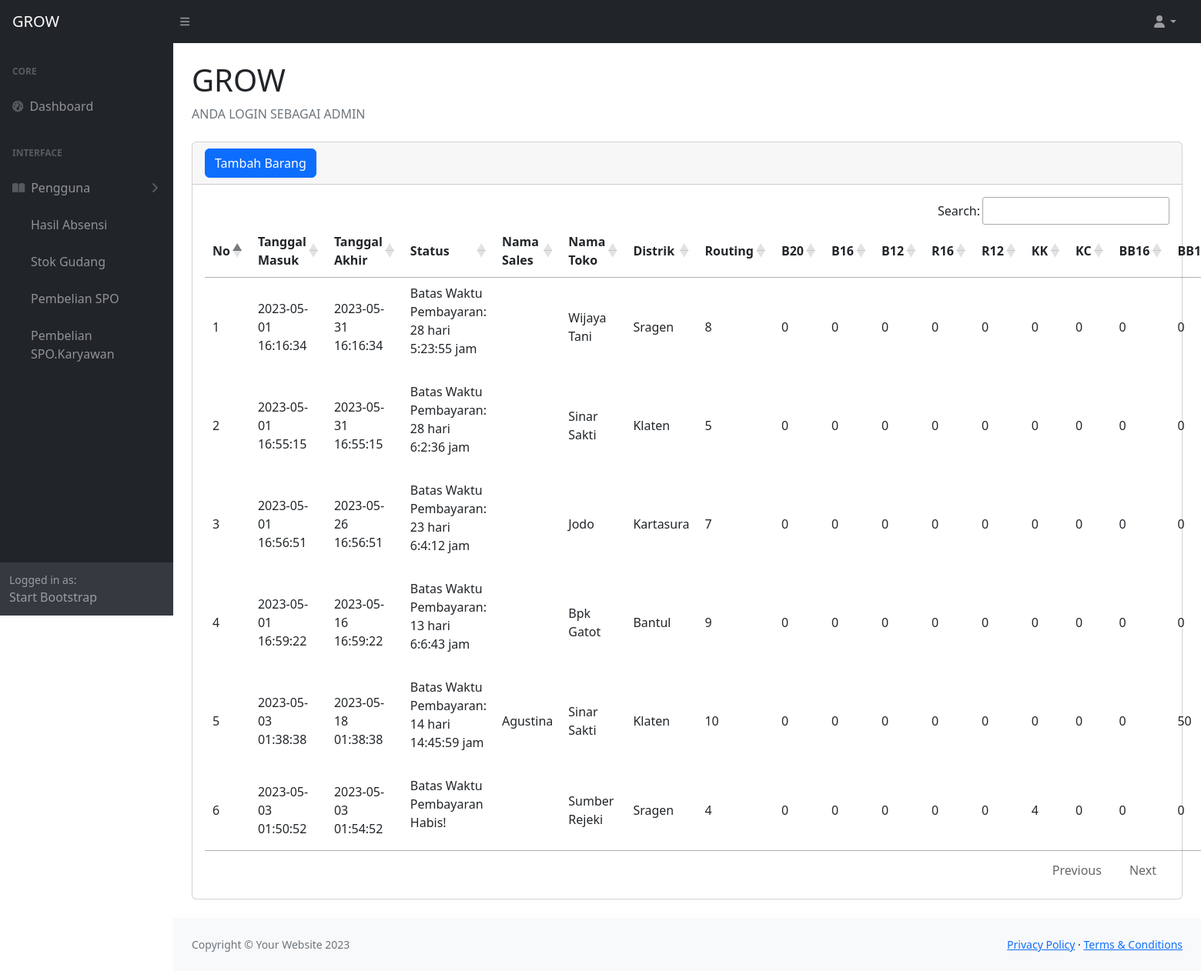
Page /pembelianspo.php (signed in) on the committed database.
### tables this page shows
CREATE TABLE `masuk_spo` (
  `kd_masuk_spo` int(11) NOT NULL,
  `nama_karyawan` varchar(50) NOT NULL,
  `kd_jual` int(11) NOT NULL,
  `kd_toko` int(11) NOT NULL,
  `kd_distrik` varchar(10) NOT NULL,
  `routing` varchar(5) NOT NULL,
  `tanggal_masuk` datetime NOT NULL DEFAULT current_timestamp(),
  `tanggal_keluar` datetime NOT NULL DEFAULT current_timestamp(),
  `keterangan` varchar(255) NOT NULL,
  `gambar_toko` varchar(255) NOT NULL,
  `latitude` varchar(50) NOT NULL,
  `longitude` varchar(50) NOT NULL
);

CREATE TABLE `toko` (
  `kd_toko` int(11) NOT NULL,
  `nama_toko` varchar(100) NOT NULL,
  `kd_distrik` varchar(10) NOT NULL
);

CREATE TABLE `distrik` (
  `kd_distrik` varchar(10) NOT NULL,
  `nama_distrik` varchar(50) NOT NULL
);

CREATE TABLE `produk` (
  `B12` int(11) NOT NULL,
  `B16` int(11) NOT NULL,
  `B20` int(11) NOT NULL,
  `BB12` int(11) NOT NULL,
  `BB16` int(11) NOT NULL,
  `BICE16` int(11) NOT NULL,
  `KC` int(11) NOT NULL,
  `KK` int(11) NOT NULL,
  `R12` int(11) NOT NULL,
  `R16` int(11) NOT NULL,
  `kd_jual` int(11) NOT NULL,
  `kd_stok` int(11) NOT NULL
);

### pembelianspo.php (the view, shortened to what this page needs)
<?php
require 'function.php';
?>
<!DOCTYPE html>
<html lang="en">
    <head>
        <link href="https://cdn.jsdelivr.net/npm/simple-datatables@7.1.2/dist/style.min.css" rel="stylesheet" />
        <link href="css/styles.css" rel="stylesheet" />
        <link rel="stylesheet" href="https://cdn.datatables.net/1.13.4/css/jquery.dataTables.min.css">
        <link rel="stylesheet" href="https://cdn.datatables.net/buttons/2.3.6/css/buttons.dataTables.min.css">
    </head>
    <body class="sb-nav-fixed">
        <nav class="sb-topnav navbar navbar-expand navbar-dark bg-dark">
            <a class="navbar-brand ps-3" href="index.php">GROW</a>
            <button class="btn btn-link btn-sm order-1 order-lg-0 me-4 me-lg-0" id="sidebarToggle" href="#!"><i class="fas fa-bars"></i></button>
            <ul class="navbar-nav ms-auto ms-md-0 me-3 me-lg-4">
                <li class="nav-item dropdown">
                    <a class="nav-link dropdown-toggle" id="navbarDropdown" href="#" role="button" data-bs-toggle="dropdown" aria-expanded="false"><i class="fas fa-user fa-fw"></i></a>
                </li>
            </ul>
        </nav>
        <div id="layoutSidenav">
            <div id="layoutSidenav_nav">
                <nav class="sb-sidenav accordion sb-sidenav-dark" id="sidenavAccordion">
                    <div class="sb-sidenav-menu">
                        <div class="nav">
                            <div class="sb-sidenav-menu-heading">Core</div>
                                <a class="nav-link" href="index.php">
                                <div class="sb-nav-link-icon"><i class="fas fa-tachometer-alt"></i></div>
                                Dashboard
                                </a>
                                <div class="sb-sidenav-menu-heading">Interface</div>
                                <a class="nav-link collapsed" href="#" data-bs-toggle="collapse" data-bs-target="#collapsePages" aria-expanded="false" aria-controls="collapsePages">
                                <div class="sb-nav-link-icon"><i class="fas fa-book-open"></i></div>
                                    Pengguna
                                <div class="sb-sidenav-collapse-arrow"><i class="fas fa-angle-down"></i></div>
                                </a>
                            <nav class="sb-sidenav-menu-nested nav accordion" id="sidenavAccordionPages">
                                    <a class="nav-link" href="absensi.php">Hasil Absensi</a>
                            </nav>
                            <nav class="sb-sidenav-menu-nested nav accordion" id="sidenavAccordionPages">
                                    <a class="nav-link" href="stok_gudang_kecil.php">Stok Gudang</a>
                            </nav>
                            <nav class="sb-sidenav-menu-nested nav accordion" id="sidenavAccordionPages">
                                    <a class="nav-link" href="pembelianspo.php">Pembelian SPO</a>
                            </nav>
                            <nav class="sb-sidenav-menu-nested nav accordion" id="sidenavAccordionPages">
                                    <a class="nav-link" href="pembelianspo1.php">Pembelian SPO.Karyawan</a>
                            </nav>
                        </div>
                    </div>
                    <div class="sb-sidenav-footer">
                        <div class="small">Logged in as:</div>
                        Start Bootstrap
                    </div>
                </nav>
            </div>
            <div id="layoutSidenav_content">
                <main>
                    <div class="container-fluid px-4">
                        <h1 class="mt-4">GROW</h1>
                        <ol class="breadcrumb mb-4">
                            <li class="breadcrumb-item active">ANDA LOGIN SEBAGAI ADMIN</li>
                        </ol>
                        <div class="card mb-4">
                            <div class="card-header">
                                <button type="button" class="btn btn-primary" data-bs-toggle="modal" data-bs-target="#exampleModal">
                                Tambah Barang
                                </button>
                            </div>
                            <div class="card-body">
                                <table id="datatablesSimple">
                                    <thead>
                                        <tr>
                                            <th>No</th>
                                            <th>Tanggal Masuk</th>
                                            <th>Tanggal Akhir</th>
                                            <th>Status</th>
                                            <th>Nama Sales</th>
                                            <th>Nama Toko</th>
                                            <th>Distrik</th>
                                            <th>Routing</th>
                                            <th>B20</th>
                                            <th>B16</th>
                                            <th>B12</th>
                                            <th>R16</th>
                                            <th>R12</th>
                                            <th>KK</th>
                                            <th>KC</th>
                                            <th>BB16</th>
                                            <th>BB12</th>
                                        </tr>
                                    </thead>
                                    <tbody>
                                        <?php
                                            $ambilsemua = mysqli_query($koneksi, "SELECT * FROM masuk_spo JOIN produk ON masuk_spo.kd_jual = produk.kd_jual JOIN toko ON masuk_spo.kd_toko = toko.kd_toko JOIN distrik ON distrik.kd_distrik=toko.kd_distrik ORDER BY kd_masuk_spo ASC;" );
                                            $no=1;
                                            while($data = mysqli_fetch_array($ambilsemua)){
                                                $kdmasuk = $data['kd_masuk_spo'];
                                                $tanggalmasuk = $data['tanggal_masuk'];
                                                $tanggalkeluar = $data['tanggal_keluar'];
                                                $namasales = $data['nama_karyawan'];
                                                $namatoko = $data['nama_toko'];
                                                $distrik = $data['nama_distrik'];
                                                $routing = $data['routing'];
                                                $b20 = $data['B20'];
                                                $b16 = $data['B16'];
                                                $b12 = $data['B12'];
                                                $r16 = $data['R16'];
                                                $r12 = $data['R12'];
                                                $kk = $data['KK'];
                                                $kc = $data['KC'];
                                                $bb16 = $data['BB16'];
                                                $bb12 = $data['BB12'];
                                        ?>
                                        <tr>
                                            <td><?=$no++;?></td>
                                            <td><?=$tanggalmasuk;?></td>
                                            <td><?=$tanggalkeluar;?></td>
                                            <td>
                                            <p id="teks<?=$kdmasuk;?>">Hello World</p>
                                            </td>
                                            <td><?=$namasales;?></td>
                                            <td><?=$namatoko;?></td>
                                            <td><?=$distrik;?></td>
                                            <td><?=$routing;?></td>
                                            <td><?=$b20;?></td>
                                            <td><?=$b16;?></td>
                                            <td><?=$b12;?></td>
                                            <td><?=$r16;?></td>
                                            <td><?=$r12;?></td>
                                            <td><?=$kk;?></td>
                                            <td><?=$kc;?></td>
                                            <td><?=$bb16;?></td>
                                            <td><?=$bb12;?></td>
                                        </tr>
                                        <?php
                                        };
                                        ?>
                                    </tbody>
                                </table>
                            </div>
                        </div>
                    </div>
                </main>
                <footer class="py-4 bg-light mt-auto">
                    <div class="container-fluid px-4">
                        <div class="d-flex align-items-center justify-content-between small">
                            <div class="text-muted">Copyright &copy; Your Website 2023</div>
                            <div>
                                <a href="#">Privacy Policy</a>
                                &middot;
                                <a href="#">Terms &amp; Conditions</a>
                            </div>
                        </div>
                    </div>
                </footer>
            </div>
        </div>
    </body>
</html>

### rows in the picture
masuk_spo: tanggal_masuk "2023-05-01 16:16:34", tanggal_keluar "2023-05-31 16:16:34", kd_toko.nama_toko "Wijaya Tani", kd_distrik.nama_distrik "Sragen", routing "8", kd_jual.B20 "0", kd_jual.B16 "0", kd_jual.B12 "0", kd_jual.R16 "0", kd_jual.R12 "0", kd_jual.KK "0", kd_jual.KC "0", kd_jual.BB16 "0", kd_jual.BB12 "0"
masuk_spo: tanggal_masuk "2023-05-01 16:55:15", tanggal_keluar "2023-05-31 16:55:15", kd_toko.nama_toko "Sinar Sakti", kd_distrik.nama_distrik "Klaten", routing "5", kd_jual.B20 "0", kd_jual.B16 "0", kd_jual.B12 "0", kd_jual.R16 "0", kd_jual.R12 "0", kd_jual.KK "0", kd_jual.KC "0", kd_jual.BB16 "0", kd_jual.BB12 "0"
masuk_spo: tanggal_masuk "2023-05-01 16:56:51", tanggal_keluar "2023-05-26 16:56:51", kd_toko.nama_toko "Jodo", kd_distrik.nama_distrik "Kartasura", routing "7", kd_jual.B20 "0", kd_jual.B16 "0", kd_jual.B12 "0", kd_jual.R16 "0", kd_jual.R12 "0", kd_jual.KK "0", kd_jual.KC "0", kd_jual.BB16 "0", kd_jual.BB12 "0"
masuk_spo: tanggal_masuk "2023-05-01 16:59:22", tanggal_keluar "2023-05-16 16:59:22", kd_toko.nama_toko "Bpk Gatot", kd_distrik.nama_distrik "Bantul", routing "9", kd_jual.B20 "0", kd_jual.B16 "0", kd_jual.B12 "0", kd_jual.R16 "0", kd_jual.R12 "0", kd_jual.KK "0", kd_jual.KC "0", kd_jual.BB16 "0", kd_jual.BB12 "0"
masuk_spo: tanggal_masuk "2023-05-03 01:38:38", tanggal_keluar "2023-05-18 01:38:38", nama_karyawan "Agustina", kd_toko.nama_toko "Sinar Sakti", kd_distrik.nama_distrik "Klaten", routing "10", kd_jual.B20 "0", kd_jual.B16 "0", kd_jual.B12 "0", kd_jual.R16 "0", kd_jual.R12 "0", kd_jual.KK "0", kd_jual.KC "0", kd_jual.BB16 "0", kd_jual.BB12 "50"
masuk_spo: tanggal_masuk "2023-05-03 01:50:52", tanggal_keluar "2023-05-03 01:54:52", kd_toko.nama_toko "Sumber Rejeki", kd_distrik.nama_distrik "Sragen", routing "4", kd_jual.B20 "0", kd_jual.B16 "0", kd_jual.B12 "0", kd_jual.R16 "0", kd_jual.R12 "0", kd_jual.KK "4", kd_jual.KC "0", kd_jual.BB16 "0", kd_jual.BB12 "0"
